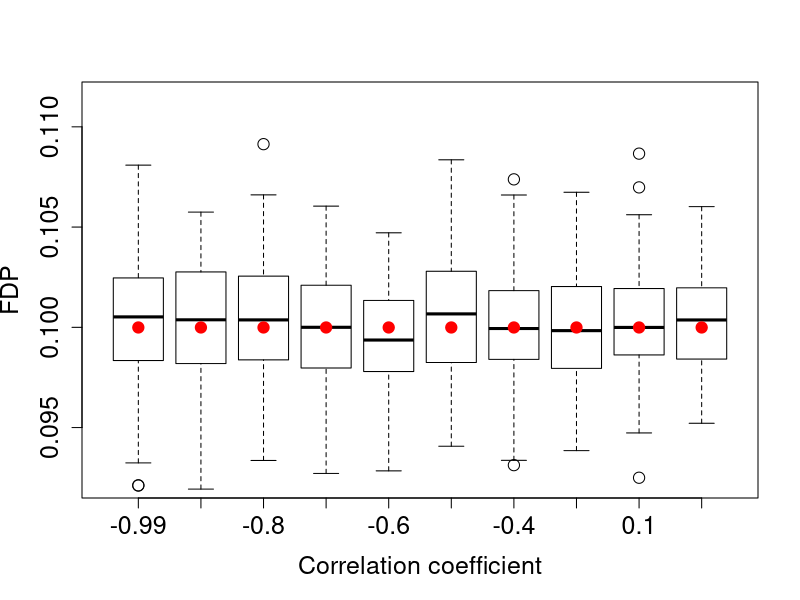

Here is the R script that generated this plot:
#======================================================================
#======================================================================
#  FDP computation from  correlated binomial random variables
#  Source: Kotz, Samuel, et al. Encyclopedia of Statistical Sciences, Volume 1. John Wiley & Sons, 2005.
#         page no. 582

#  The code below implements FDP computation from correlated binominal distribution.
#  Suppose X (corresponds to the null)  is a Bernoulli(P(X=1) = alpha) variable (P(X = 0) = 1- alpha), and
#  Y (corresponds to the alternative) is another Bernoulli(P(Y=1)= beta) variable (P(Y=0) = 1 - beta).
#  To generate their joint distribution we specified
#  all four combinations of outcomes as follows (similar to the above mentioned book).
#     P(X=0,Y=0) = a,                       # denote this combination as "(0,0)"
#     P(X=1,Y=0) = 1- beta -a,              # denote this combination as "(1,0)"
#     P(X=0,Y=1) = 1- alpha - a,            # denote this combination as "(0,1)"
#     P(X=1,Y=1) = a + alpha + beta -1,     # denote this combination as "(1,1)"
#
# Where "a" is computed from the correlation coefficient (rho) as follows:
#   a = (1- alpha )(1- beta) + rho *  sqrt (alpha * beta *(1- alpha )(1- beta)  )
#
#
# The FDP is computed from simulation (using sample() in R) by  sampling n=10000 points using the
# probabilies of the four outcomes: (P(X = 1, Y = 1), P(X = 1, Y = 0),P(X = 0, Y = 1), P(X = 0, Y = 0)).
#
#   Then:
#
#   FP =  number of outcomes of "(1,0)" + number of outcomes of "(1,1)"
#   TP =  number of outcomes of "(0,1)" + number of outcomes of "(1,1)"
#   FDP = FP / (FP + TP)

#======================================================================
#======================================================================
#======================================================================



#======================================================================
#========================FDP variance==================================
#======================================================================
# An R script to compute the false discovery rate and the variance
# of the false discovery proportions using
# probabilistic properties, such as the type I (alpha) and
# type II (1- beta) errors, and the numbers of null (m0)
# and alternative hypotheses (m1).
# After sourcing this R code, the function is to be called as:
# pFDR_Power_variance(alpha, beta, mo, m1) 
#
# For example if
# alpha = 0.03, beta= 0.45, m0 = 909800, m1 = 178900
#
# Then:
# pFDR_Power_variance(0.03, 0.45, 909800, 178900)
# In the output: 2.5319e-01 1.2591e-03 1.5854e-06
# FDR = 2.5319e-01; standard deviation of FDP = 1.2591e-03
# variance of FDP = 1.5854e-06
#

N_grid    = 10;

oned_integrant_power <- function(x1, x2, alpha, beta, m0, m1)
{
	 temp = (x1 * x2 * alpha  + 1 - alpha)^(m0 - 1) *
         (x1 * x2 * beta + 1 - beta)^m1

	 return (temp);
}


oned_2_integrant_power <- function(x1, x2, alpha, beta, m0, m1) 
{

	 temp = (x1 * x2 * alpha  + 1 - alpha)^(m0 - 2) *
         (x1 * x2 * beta + 1 - beta)^m1;

	 temp = temp * x1 * x2;

	 return (temp);
}

#
#   This function determines the value of the integration variable at which the exponential
#   function becomes non-zero.
#   alpha, (1- beta) - are the probabilites of type I and II errros.
#   m0 and m1 are the numbers of the null and alternative hypotheses
#   N_crit - is the number of sample points. It is increased to find an
#   appropriate mid_step - is the value of the variable in the integrand
#   at which the integrand is non-zero ( > 1 ^(-7)).
#
#
critical_point_1d <- function(alpha, beta, m0, m1, N_crit)
{  
    for(i in 1:N_crit)
    {
       delta_x = i / N_crit;

       temp = (delta_x* alpha  + 1 - alpha)^(m0 - 1) *
         (delta_x * beta + 1 - beta)^m1

       if(temp > 10^(-7) )
       {
              break;
       }
    }

   mid_step = i / N_crit;

   return(mid_step)
   
}  


#
#   The function computes the first part of the first integral in Eq. (12) of the
#   supporting note in "Exact Integral Formulas for False Discovery Rate
#   and the Variance of False Discovery Proportion"
#
#   alpha, (1- beta) - are the type I and II errros.
#   m0 and m1 are the numbers of the null and alternative hypotheses
#   mid_step - is the value of the variable in the integrand
#   at which the integrand is non-zero.
#
first_term_power <- function(alpha, beta, m0, m1, mid_step)
{

    delta = (1. - mid_step)/N_grid;

    low_point = mid_step; 

    oned_integral <- function(x2, alpha, beta, m0, m1)
    {

	res = integrate(oned_integrant_power, lower=0, upper= mid_step, x2 = x2, alpha=alpha, beta = beta, m0 = m0, m1 = m1)$value

        delta = (1. - mid_step)/N_grid;

        low_point = mid_step; 

        for(i in 1:N_grid)
	{

	   upper_point = mid_step + i * delta;

	   res = res + integrate(oned_integrant_power, lower=low_point, upper= upper_point, x2 = x2, alpha=alpha, beta = beta, m0 = m0, m1 = m1)$value; 

	   low_point = upper_point;
	}

        return (res)
    }
 

    delta = (1. - mid_step)/N_grid;

    low_point = mid_step; 
    
    twod = integrate(Vectorize(oned_integral), alpha=alpha, beta=beta, m0=m0, m1 = m1, lower=0, upper=mid_step)$value

    for(i in 1:N_grid)
    {
        upper_point = mid_step + i * delta;
	
        twod = twod + integrate(Vectorize(oned_integral), alpha=alpha, beta=beta, m0=m0, m1=m1, lower=low_point, upper=upper_point)$value

	low_point = upper_point;
    }

    twod = twod * m0 * alpha  / (1 - (1 - alpha)^m0*(1 - beta)^m1);

    return (twod) 
    
}

#
#
#   The function computes the second integral in Eq. (S13) of the
#   supporting note in "Exact Integral Formulas for False Discovery Rate
#   and the Variance of False Discovery Proportion" 
#   alpha, (1- beta) - are the type I and II errros.
#   m0 and m1 are the numbers of the null and alternative hypotheses
#   mid_step - is the value of the variable in the integrand
#   at which the integrand is non-zero.
#

second_term_power <- function(alpha, beta, m0, m1, mid_step)
{

    delta = (1. - mid_step) / N_grid;

    low_point = mid_step; 

    oned_2_integral_power <- function(x2, alpha, beta, m0, m1)
    {
        res = integrate(oned_2_integrant_power, lower=0, upper= mid_step, x2 = x2, alpha=alpha, beta=beta, m0=m0, m1=m1)$value

	low_point = mid_step; 

        for(i in 1:N_grid)
        {
           upper_point = mid_step + i * delta;
	
           res = res + integrate(oned_2_integrant_power, lower=low_point, upper= upper_point, x2 = x2, alpha=alpha, beta=beta, m0=m0, m1=m1)$value

	   low_point = upper_point;
        }


        return (res)
    }

    twod_2 = integrate(Vectorize(oned_2_integral_power), alpha=alpha, beta=beta, m0=m0, m1=m1, lower=0, upper=mid_step)$value

    low_point = mid_step; 

    for(i in 1:N_grid)
    {
       upper_point = mid_step + i * delta;
	
       twod_2 = twod_2 + integrate(Vectorize(oned_2_integral_power), alpha=alpha, beta=beta, m0=m0, m1=m1, lower=low_point, upper=upper_point)$value

       low_point = upper_point;
    }

    twod_2 = twod_2 * m0 * (m0-1) * alpha^2 / (1 - (1 - alpha)^m0*(1 - beta)^m1);

    return (twod_2) 

}




#
# this function computes the third term of the three terms
# in the expression for the variance. It is the square of
# the pFDR. It is a one-demensional integral
#third_term_power <- function(alpha, beta, m0, m1, mid_step)


get_mid_step <- function(alpha, beta, m0, m1){
  mid_step = 1;
  
  N_crit = m0 + m1;
  
  while (mid_step == 1)
  {
    mid_step = critical_point_1d(alpha, beta, m0, m1, N_crit);
    
    # print(mid_step);
    
    N_crit = 10 * N_crit;
  }
  
  if(mid_step > 10)
  {
    mid_step = mid_step - 10;
  }
  return (mid_step);
}

pFDR_IntegralApproach <- function(alpha, beta, m0, m1, mid_step= -Inf)
{
   if (mid_step == -Inf){
     mid_step = get_mid_step(alpha, beta, m0, m1);
   }
   integrant <- function(s, alpha, beta, m0, m1) 
    {
         (s * alpha  + 1 - alpha)^(m0 - 1) *
         (s * beta + 1 - beta)^m1 ;
    }

    delta = (1. - mid_step) / N_grid;

    pFDR_theoretical <- integrate(integrant, lower=0, upper = mid_step, alpha = alpha, beta = beta, m0 = m0, m1 = m1)$value;

    low_point = mid_step; 

    for(i in 1:N_grid)
    {
       upper_point = mid_step + i * delta;
	
       pFDR_theoretical = pFDR_theoretical + integrate(integrant, lower=low_point, upper = upper_point, alpha = alpha, beta = beta, m0 = m0, m1 = m1)$value

       low_point = upper_point;
    }


   pFDR_theoretical <-  pFDR_theoretical * m0 * alpha / (1. - (1. - alpha)^m0 * (1. - beta)^m1 );

#
#  for the variance, the square is needed
#
   return (pFDR_theoretical)
}


#
# The function computes the FDP variance in Eq. (12) of the
#   supporting note in "Exact Integral Formulas for False Discovery Rate
#   and the Variance of False Discovery Proportion"
#   alpha, (1- beta) - are the type I and II errros.
#   m0 and m1 are the numbers of the null and alternative hypotheses
#
#

pFDR_Power_variance <- function(alpha, beta, m0, m1)
{

   mid_step = get_mid_step(alpha, beta, m0, m1);

   temp = first_term_power(alpha, beta, m0, m1, mid_step);

   # print(c("First part from power ", temp));

   temp = temp + second_term_power(alpha, beta, m0, m1, mid_step);

   # print(c("Second part from power ", second_term_power(alpha, beta, m0, m1, mid_step)) );

   third_term = pFDR_IntegralApproach(alpha, beta, m0, m1, mid_step);

   temp = temp - third_term^2;

   # print(c("Third part from power ", third_term ));

   # print("The FDP, SD(FDP), and var(FDP), from exponential approximation, are: ");

   # print(c((third_term), sqrt(temp), temp));
   
   return (temp);
   
}

#======================================================================
#====================END FDP variance==================================
#======================================================================


#
# The function, compute_fdp) computes the false discovery proportion given, rho(correlation),
# alpha (significane level of the null), and beta (the power of the test)
#
#
compute_fdp = function (rho, alpha, beta, n.sim) {
  # Compute p(x=0, y=0) from the correlation value
  a.0 <-
    rho * sqrt(alpha * beta * (1 - alpha) * (1 - beta)) + (1 - alpha) * (1 -
                                                                           beta)
  
  # Compute the four probabilities for the joint distribution.
  prob <-
    c(
      `(0,0)` = a.0,
      `(1,0)` = 1 - beta - a.0,
      `(0,1)` = 1 - alpha - a.0,
      `(1,1)` = a.0 + alpha + beta - 1
    )
  if (min(prob) < 0) {
    print(prob)
    stop("Error: a probability is negative.")
  }
  
  #
  # generation of correlated Binomial variables.
  #
  
  outcomes <-
    sample.int(4, n.sim , replace = TRUE, prob = prob) #This will generate random numbers between 1 and 4 with the
  #probabilities assigned above. where
  #     1 denote the combination  "(0,0)"
  #     2 denote the combination  "(1,0)"
  #     3 denote the combination  "(0,1)"
  #     4 denote the combination  "(1,1)"
  
  
  
  # get the numbers of P[X = 1, Y = 1], P[X = 1, Y = 0],P[X = 0, Y = 1], and = P[X = 0, Y = 0]
  p_x0_y0 = 0   # p(x=0,y=0)
  p_x0_y1 = 0   # p(x=0,y=1)
  p_x1_y0 = 0   # p(x=1,y=0)
  p_x1_y1 = 0   # p(x=1,y=1)
  
  for (i  in seq(1:length(outcomes))) {
    if (outcomes[i] == 1) {
      p_x0_y0 = p_x0_y0 + 1
    }
    else if (outcomes[i] == 3) {
      p_x0_y1 = p_x0_y1 + 1
    }
    else if (outcomes[i] == 2) {
      p_x1_y0 = p_x1_y0 + 1
    }
    else if (outcomes[i] == 4) {
      p_x1_y1 = p_x1_y1 + 1
    }
    
  }
  
  # compute fdp
  FP =  (p_x1_y1 + p_x1_y0)    # number of false positives (FP).
  TP =  (p_x1_y1 + p_x0_y1)     # number of true positives (TP).
  fdp = FP / (FP + TP)
  
  # print(c('rho ', rho, 'FDP ', fdp))
  return(fdp)
}


#======================================================================

# run the simulation for diffrent Correlation values
rho = c(-0.99, -0.9, -0.8, -0.7, -0.6, -0.5, -0.4, -0.2, 0.1, -0.0001)
alpha = 0.1
beta = 0.9
n.sim <- 10000

all_res = list()
for (iter in seq(1, 100)) {
  print(iter)
  fdps = c(rep(-1, length(rho)))
  for (i in seq(1, length(rho))) {
    fdps[i] = compute_fdp(rho[i], alpha, beta, n.sim)
  }
  all_res = append(all_res, fdps)
}


# compute the integeral FDR
c_fdr = pFDR_IntegralApproach (alpha, beta, n.sim, n.sim)
c_var = pFDR_Power_variance(alpha, beta, n.sim, n.sim)

# prepare data for plot
df = data.frame(
  unlist(all_res[seq(1, 1000, 10)]),
  unlist(all_res[seq(2, 1000, 10)]),
  unlist(all_res[seq(3, 1000, 10)]),
  unlist(all_res[seq(4, 1000, 10)]),
  unlist(all_res[seq(5, 1000, 10)]),
  unlist(all_res[seq(6, 1000, 10)]),
  unlist(all_res[seq(7, 1000, 10)]),
  unlist(all_res[seq(8, 1000, 10)]),
  unlist(all_res[seq(9, 1000, 10)]),
  unlist(all_res[seq(10, 1000, 10)])
)

colnames(df) = c(rho[1], rho[2], rho[3],
                 rho[4], rho[5], rho[6],
                 rho[7], rho[8], rho[9], rho[10])


df2 = data.frame(rho, rep(c_fdr, length(rho)), rep(c_var, length(rho)))
colnames(df2) = c('rho', 'FDR', 'VAR_FDR')


#======================================================================
# Plot result


plot_errorbars <- function(x, y, err, ylim = NULL) {
  arrows(
    x,
    y - err,
    x,
    y + err,
    length = 0.05,
    angle = 90,
    code = 3,
    col = 'red'
  )
}


boxplot(
  df,
  col = 'white',
  ylab = 'FDP',
  xlab = 'Correlation coefficient',
  ylim = c(min(fdps) - 0.005, max(fdps) + 0.005),
  cex = 1.5,
  cex.axis = 1.5,
  cex.lab = 1.5
)
points(seq(1, 10),
       rep(c_fdr, length(rho)),
       pch = 19 ,cex = 1.5,
       col = 'red')
plot_errorbars(seq(1, 10), rep(c_fdr, length(rho)), rep(c_var, length(rho)))
